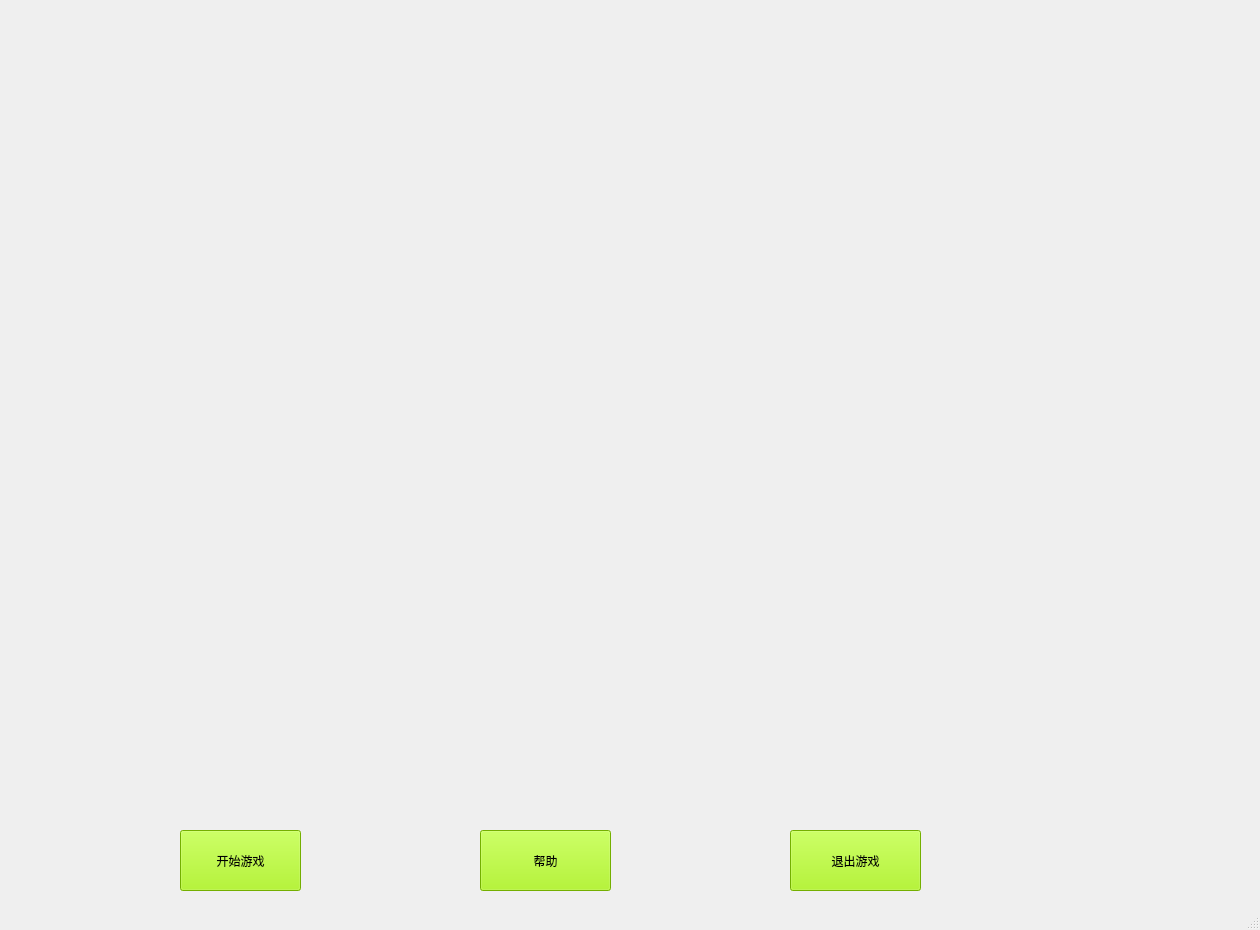
<?xml version="1.0" encoding="UTF-8"?>
<ui version="4.0">
 <class>begin_window</class>
 <widget class="QMainWindow" name="begin_window">
  <property name="geometry">
   <rect>
    <x>0</x>
    <y>0</y>
    <width>1260</width>
    <height>930</height>
   </rect>
  </property>
  <property name="windowTitle">
   <string>MainWindow</string>
  </property>
  <property name="styleSheet">
   <string notr="true">#begin_window {background-image:url(:/resource/mainback.jpg);}
</string>
  </property>
  <widget class="QWidget" name="centralwidget">
   <widget class="QPushButton" name="pushButton">
    <property name="geometry">
     <rect>
      <x>180</x>
      <y>830</y>
      <width>121</width>
      <height>61</height>
     </rect>
    </property>
    <property name="styleSheet">
     <string notr="true">background-color:rgb(163, 245, 0);
font: 14pt &quot;Arial&quot;;</string>
    </property>
    <property name="text">
     <string>开始游戏</string>
    </property>
   </widget>
   <widget class="QPushButton" name="pushButton_2">
    <property name="geometry">
     <rect>
      <x>480</x>
      <y>830</y>
      <width>131</width>
      <height>61</height>
     </rect>
    </property>
    <property name="styleSheet">
     <string notr="true">background-color:rgb(163, 245, 0);
font: 14pt &quot;Arial&quot;;</string>
    </property>
    <property name="text">
     <string>帮助</string>
    </property>
   </widget>
   <widget class="QPushButton" name="pushButton_3">
    <property name="geometry">
     <rect>
      <x>790</x>
      <y>830</y>
      <width>131</width>
      <height>61</height>
     </rect>
    </property>
    <property name="styleSheet">
     <string notr="true">background-color:rgb(163, 245, 0);
font: 14pt &quot;Arial&quot;;</string>
    </property>
    <property name="text">
     <string>退出游戏</string>
    </property>
   </widget>
  </widget>
  <widget class="QMenuBar" name="menubar">
   <property name="geometry">
    <rect>
     <x>0</x>
     <y>0</y>
     <width>1260</width>
     <height>17</height>
    </rect>
   </property>
  </widget>
  <widget class="QStatusBar" name="statusbar"/>
 </widget>
 <resources/>
 <connections/>
</ui>
